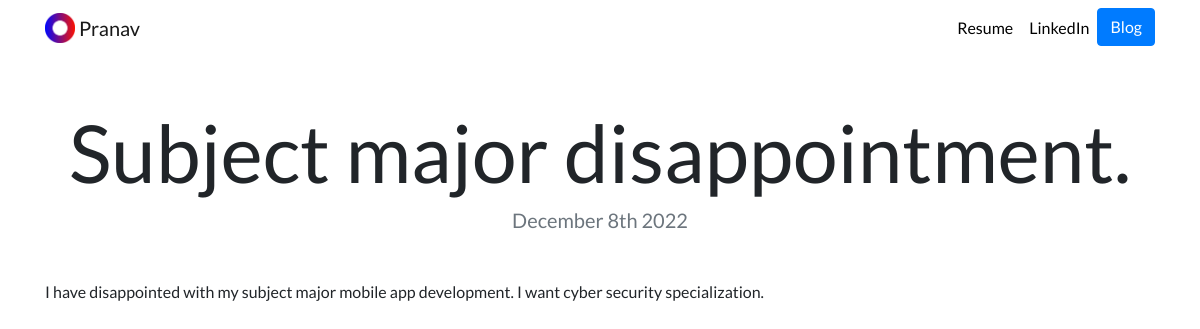
The app's page /blog/13/ with its own data.
### blog/models.py (models this page shows, shortened)
class Blog(models.Model):
    title = models.CharField(max_length=200)
    description = models.TextField()
    date = models.DateField()

### blog/views.py (the view)
# urls.py: path('<int:blog_id>/', views.detail,name = 'detail'),
def detail(request,blog_id):
    blog = get_object_or_404(Blog, pk=blog_id)
    return render(request, 'blog/detail.html', {'blog':blog} )

### blog/templates/blog/detail.html
{% extends "portfolio/base.html" %}
{% load static %}
{% block content %}
<h1 class="text-center mt-5" id="blogdetailtitle">{{ blog.title }}</h1>
<h5 class="text-center text-muted mb-5">{{ blog.date|date:'F jS Y' }}</h5>
{{ blog.description|safe }}
{% endblock %}

### portfolio/static/portfolio/custom.css (style rules this page uses)
body { font-family: 'Lato', sans-serif; }
@media (min-width: 992px) { #blogdetailtitle { font-size: 5rem; } }

### records on screen
Blog: title "Subject major disappointment.", date "December 8th 2022", description "I have disappointed with my subject major mobile app development. I want cyber security specialization."
